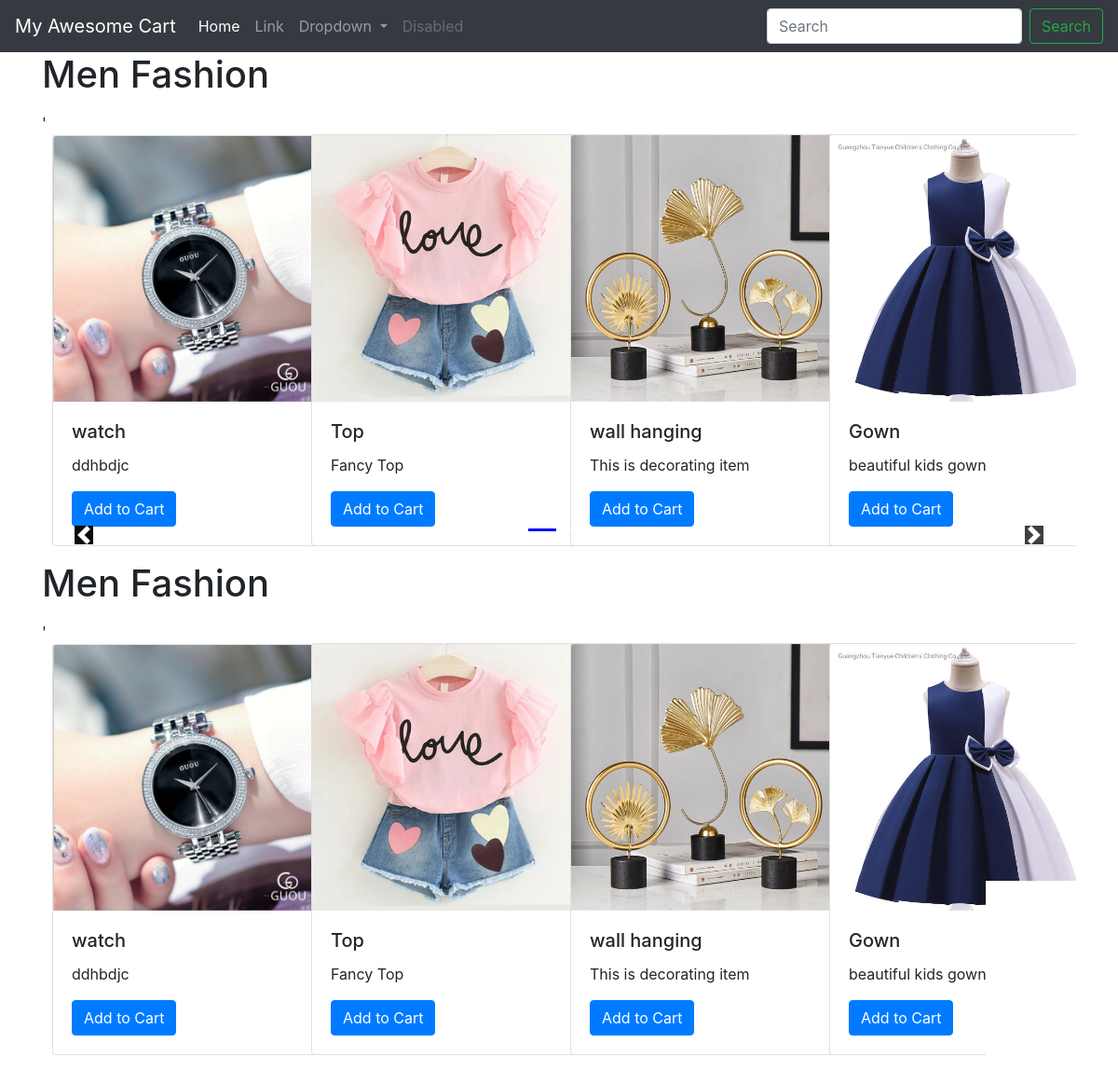
The app's page /shop/ with its own data.
### shop/models.py (models this page shows)
class Product(models.Model):
    product_id=models.AutoField
    product_name=models.CharField(max_length=100)
    category=models.CharField(max_length=50,default="")
    subcategory=models.CharField(max_length=50,default="")
    desc=models.CharField(max_length=300)
    price=models.IntegerField(default=0)
    pub_date=models.DateField()
    image=models.ImageField(upload_to="shop/images",default="")
    def __str__(self):
        return self.product_name

### shop/views.py (the view)
# urls.py: path('',views.Index)
def Index(request):
    products=Product.objects.all()
    print(products)
    n=len(products)
    nSlides=n//4+ceil((n/4)-(n//4))
    allProds=[[products,range(1,nSlides),nSlides],
                    [products,range(1,nSlides),nSlides]]
    params={
        'allProds':allProds
    }
    return render(request,"shop/index.html",params)

### shop/templates/shop/index.html (shortened to what this page needs)
{% extends 'shop/basic.html' %}
{% load static %}
{% block content %}
<div class="container" xmlns:data="http://www.w3.org/1999/xhtml">
    {% for product,range,nSlides in allProds %}
    <h1>Men Fashion</h1>
    <div id="demo{{forloop.counter}}" class="carousel slide my-3" data-ride="carousel">'
        <ul class="carousel-indicators">
            <li data-target="#demo{{forloop.counter}}" data-slide-to="0" class="active"></li>
            {% for i in range %}
            <li data-target="#demo{{forloop.parentloop.counter}}" data-slide-to="{{i}}"></li>
            {% endfor %}
        </ul>
        <div class="carousel-inner">
            <div class="carousel-item active">
                <div class="col-xs-3 col-sm-3 col-md-3">
                    <div class="card" style="width: 18rem;">
                        <img src="/media/{{product.0.image}}" class="card-img-top" alt="...">
                        <div class="card-body">
                            <h5 class="card-title">{{product.0.product_name}}</h5>
                            <p class="card-text">{{product.0.desc}}</p>
                            <a href="#" class="btn btn-primary">Add to Cart</a>
                        </div>
                    </div>
                </div>
                {% for i in product|slice:"1:" %}
                <div class="col-xs-3 col-sm-3 col-md-3">
                    <div class="card" style="width: 18rem;">
                        <img src='/media/{{i.image}}' class="card-img-top" alt="...">
                        <div class="card-body">
                            <h5 class="card-title">{{i.product_name}}</h5>
                            <p class="card-text">{{i.desc}}</p>
                            <a href="#" class="btn btn-primary">Add to Cart</a>
                        </div>
                    </div>
                </div>
                {% if forloop.counter|divisibleby:3 and forloop.counter > 0 and not forloop.last %}
            </div>
                {% endif%}
                {% endfor %}
        </div>
    </div>
    <a class="carousel-control-prev " href="#demo{{forloop.counter}}" role="button" data-slide="prev">
        <span class="carousel-control-prev-icon" aria-hidden="true"></span>
    </a>
    <a class="carousel-control-next" href="#demo{{forloop.counter}}" role="button" data-slide="next">
        <span class="carousel-control-next-icon" aria-hidden="true"></span>
    </a>
{% endfor %}
</div>
{% endblock %}

### shop/templates/shop/basic.html (shortened to what this page needs)
<!DOCTYPE html>
<html lang="en">
<head>
    <link rel="stylesheet" href="https://cdn.jsdelivr.net/npm/bootstrap@4.0.0/dist/css/bootstrap.min.css"
>
</head>
<body>
    <nav class="navbar navbar-expand-lg navbar-dark bg-dark">
        <a class="navbar-brand" href="#">My Awesome Cart</a>
        <div class="collapse navbar-collapse" id="navbarSupportedContent">
            <ul class="navbar-nav mr-auto">
                <li class="nav-item active">
                    <a class="nav-link" href="#">Home <span class="sr-only">(current)</span></a>
                </li>
                <li class="nav-item">
                    <a class="nav-link" href="#">Link</a>
                </li>
                <li class="nav-item dropdown">
                    <a class="nav-link dropdown-toggle" href="#" id="navbarDropdown" role="button"
                        data-toggle="dropdown" aria-haspopup="true" aria-expanded="false">
                        Dropdown
                    </a>
                </li>
                <li class="nav-item">
                    <a class="nav-link disabled" href="#" tabindex="-1" aria-disabled="true">Disabled</a>
                </li>
            </ul>
            <form class="form-inline my-2 my-lg-0">
                <input class="form-control mr-sm-2" type="search" placeholder="Search" aria-label="Search">
                <button class="btn btn-outline-success my-2 my-sm-0" type="submit">Search</button>
            </form>
        </div>
    </nav>
    {% block content %}
    {% endblock %}
</body>
</html>

### shop/templates/shop/basic.html (style rules this page uses)
.col-md-3 { display: inline-block; margin-left: -4px; }
.col-md-3 { width: 100%; height: auto; }
.carousel-control-prev-icon { background: black no-repeat center center; }
.carousel-control-next-icon { background: black no-repeat center center; }
body .carousel-indicators { bottom: 0; }
.carousel-indicators .active { background-color: blue; }

### records on screen
Product: image (picture), product_name "watch" "watch", desc "ddhbdjc" "ddhbdjc"
Product: image (picture), product_name "Top", desc "Fancy Top"
Product: image (picture), product_name "wall hanging", desc "This is decorating item"
Product: image (picture), product_name "Gown", desc "beautiful kids gown"
